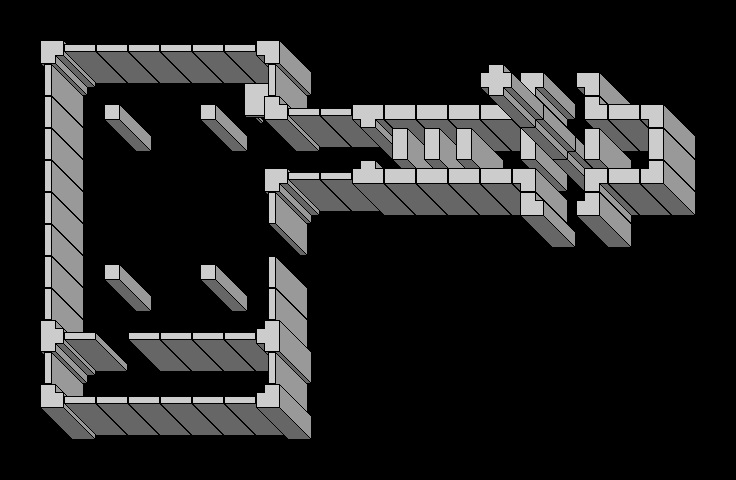

A 2D game scene composited from a Tiled map and its tileset images. What follows is a short description and the map's XML, with each tile layer's data collapsed to a summary:
An orthogonal 23x15 tile map with 32x32 px tiles, 3 tile layers (Walls, Walls level 2, Walls level 3).

<map version="1.0" orientation="orthogonal" width="23" height="15" tilewidth="32" tileheight="32">
 <tileset firstgid="1" name="perspective_walls" tilewidth="64" tileheight="64">
  <image source="perspective_walls.png" width="256" height="256" />
  <tile id="13">
   <properties>
    <property name="door" value="true" />
   </properties>
  </tile>
  <tile id="14">
   <properties>
    <property name="door" value="true" />
   </properties>
  </tile>
  <tile id="15">
   <properties>
    <property name="pickup" value="true" />
   </properties>
  </tile>
 </tileset>
 <layer name="Walls" width="23" height="15">
  <data>[345 cells, 77 non-empty, 15 distinct tile ids]</data>
 </layer>
 <layer name="Walls level 2" width="23" height="15">
  <data>[345 cells, 1 non-empty, 1 distinct tile ids]</data>
 </layer>
 <layer name="Walls level 3" width="23" height="15">
  <data>[345 cells, 1 non-empty, 1 distinct tile ids]</data>
 </layer>
</map>
